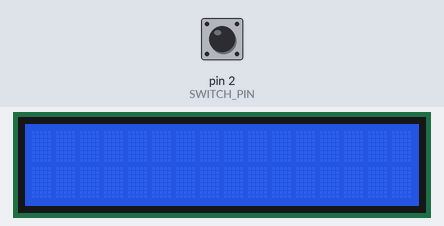
Bench run of a sketch on a simulated Arduino Uno, built with avr-gcc and run on an emulated ATmega328P. On the bench: 16×2 character LCD. The test bench sets the inputs (shaded band); at power-on: pin 2 (SWITCH_PIN) HIGH.

Above: at 1.2 s.
1.3 s: pin 2 (SWITCH_PIN) pulled LOW for 0.15 s
At 2.5 s:
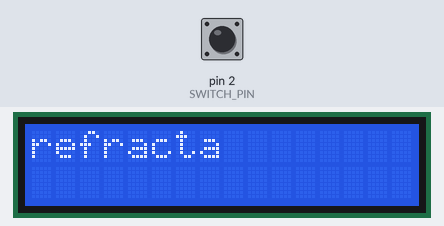
2.9 s: pin 2 (SWITCH_PIN) pulled LOW for 1 s
At 6.3 s:
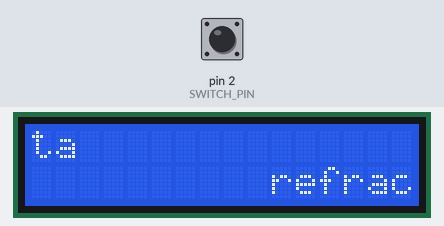
6.4 s: pin 2 (SWITCH_PIN) pulled LOW for 3.2 s
11.1 s: pin 2 (SWITCH_PIN) pulled LOW for 0.15 s
At 11.4 s:
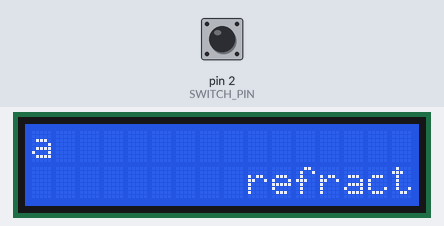
Timing chart, 0 to 13.7 s (numbered marks = the images above; inputs shaded):
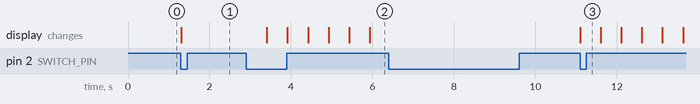

The sketch:

CharacterLCD.ino
```cpp
#include <Arduino.h>
#include <LiquidCrystal.h>
#include <string.h>

#define SWITCH_PIN 2
#define LC_D0_PIN 6
#define LC_D1_PIN 5
#define LC_D2_PIN 4
#define LC_D3_PIN 3
#define LC_ENABLE_PIN 11
#define LC_RS_PIN 12
#define SHIFT_DELAY 500

int switchCount = 0;
boolean isPressing = false;

// 스위치 상태를 확인하고, 스위치 카운트를 증가시킨다.
void switchHandler() {
    int switchStatus = !digitalRead(SWITCH_PIN);
    if (switchStatus && !isPressing) {
        isPressing = true;
        switchCount++;
    } else if (!switchStatus && isPressing) {
        isPressing = false;
    }
}

// 스크린 글자 배열
char screen[16 * 2];
const char *TARGET_STRING = "refracta";
LiquidCrystal lcd(LC_RS_PIN, LC_ENABLE_PIN, LC_D0_PIN, LC_D1_PIN, LC_D2_PIN, LC_D3_PIN);

// 스크린에 글자 배열을 출력
void display() {
    lcd.setCursor(0, 0);
    for (int i = 0; i < 16; i++) {
        lcd.print(screen[i]);
    }
    lcd.setCursor(0, 1);
    for (int i = 16; i < 32; i++) {
        lcd.print(screen[i]);
    }
}

// 글자를 왼쪽으로 한글자씩 밀기
void shiftLeft() {
    char s0 = screen[0];
    for (int i = 1; i < 16 * 2; ++i) {
        screen[i - 1] = screen[i];
    }
    screen[16 * 2 - 1] = s0;
}

void setup() {
    pinMode(SWITCH_PIN, INPUT_PULLUP);
    attachInterrupt(digitalPinToInterrupt(SWITCH_PIN), switchHandler, CHANGE);
    // 스위치 핀 모드, 인터럽트 설정
    memset(screen, ' ', 16 * 2);
    // 글자 배열을 ' '로 초기화
    strncpy(screen, TARGET_STRING, strlen(TARGET_STRING));
    // 글자 배열에 TARGET_STRING을 복사
    lcd.begin(16, 2);
    lcd.noCursor();
    lcd.noBlink();
    // LCD 초기화
    Serial.begin(9600);
}

void loop() {
    if (switchCount == 1) {
        display();
    } else if (switchCount != 0 && switchCount % 2 == 0) {
        display();
        shiftLeft();
        delay(SHIFT_DELAY);
    }
}
```

Measured:
- after the input at 1.3 s, the display: changes at once (image 1)
- after the input at 2.9 s, the display: first changes after 0.51 s (image 2 shows a later state)
- after the input at 6.4 s, every drawn part: stays the same
- after the input at 11.1 s, the display: changes at once (image 3)
